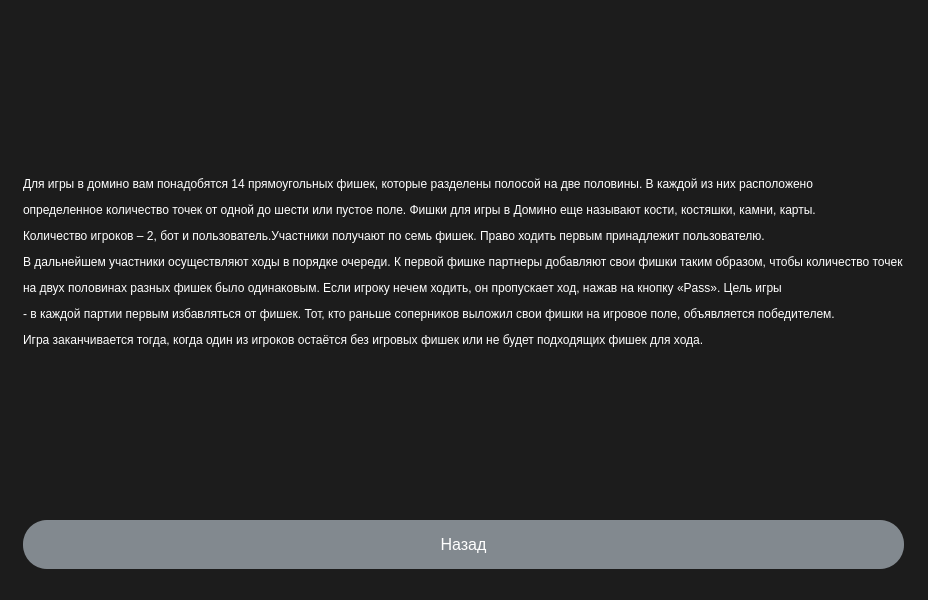
<?xml version="1.0" encoding="UTF-8"?>
<ui version="4.0">
 <class>MainWindow</class>
 <widget class="QMainWindow" name="MainWindow">
  <property name="geometry">
   <rect>
    <x>0</x>
    <y>0</y>
    <width>928</width>
    <height>600</height>
   </rect>
  </property>
  <property name="sizePolicy">
   <sizepolicy hsizetype="Fixed" vsizetype="Fixed">
    <horstretch>0</horstretch>
    <verstretch>0</verstretch>
   </sizepolicy>
  </property>
  <property name="minimumSize">
   <size>
    <width>0</width>
    <height>0</height>
   </size>
  </property>
  <property name="windowTitle">
   <string>MainWindow</string>
  </property>
  <property name="styleSheet">
   <string notr="true">background-color: #1c1c1c;
</string>
  </property>
  <widget class="QWidget" name="centralwidget">
   <layout class="QGridLayout" name="gridLayout">
    <item row="0" column="1">
     <spacer name="verticalSpacer">
      <property name="orientation">
       <enum>Qt::Vertical</enum>
      </property>
      <property name="sizeHint" stdset="0">
       <size>
        <width>20</width>
        <height>40</height>
       </size>
      </property>
     </spacer>
    </item>
    <item row="3" column="0">
     <spacer name="horizontalSpacer">
      <property name="orientation">
       <enum>Qt::Horizontal</enum>
      </property>
      <property name="sizeHint" stdset="0">
       <size>
        <width>40</width>
        <height>20</height>
       </size>
      </property>
     </spacer>
    </item>
    <item row="3" column="3">
     <spacer name="horizontalSpacer_2">
      <property name="orientation">
       <enum>Qt::Horizontal</enum>
      </property>
      <property name="sizeHint" stdset="0">
       <size>
        <width>40</width>
        <height>20</height>
       </size>
      </property>
     </spacer>
    </item>
    <item row="4" column="1">
     <spacer name="verticalSpacer_2">
      <property name="orientation">
       <enum>Qt::Vertical</enum>
      </property>
      <property name="sizeHint" stdset="0">
       <size>
        <width>20</width>
        <height>40</height>
       </size>
      </property>
     </spacer>
    </item>
    <item row="3" column="1">
     <layout class="QGridLayout" name="gridLayout_2">
      <item row="0" column="0">
       <widget class="QLabel" name="label">
        <property name="sizePolicy">
         <sizepolicy hsizetype="Fixed" vsizetype="Fixed">
          <horstretch>0</horstretch>
          <verstretch>0</verstretch>
         </sizepolicy>
        </property>
        <property name="text">
         <string>&lt;html&gt;&lt;head/&gt;&lt;body&gt;&lt;p&gt;&lt;span style=&quot; color:#ffffff;&quot;&gt;Для игры в домино вам понадобятся 14 прямоугольных фишек, которые разделены полосой на две половины. В каждой из них расположено&lt;/span&gt;&lt;/p&gt;&lt;p&gt;&lt;span style=&quot; color:#ffffff;&quot;&gt;определенное количество точек от одной до шести или пустое поле. Фишки для игры в Домино еще называют кости, костяшки, камни, карты.&lt;/span&gt;&lt;/p&gt;&lt;p&gt;&lt;span style=&quot; color:#ffffff;&quot;&gt;Количество игроков – 2, бот и пользователь.Участники получают по семь фишек. Право ходить первым принадлежит пользователю.&lt;/span&gt;&lt;/p&gt;&lt;p&gt;&lt;span style=&quot; color:#ffffff;&quot;&gt;В дальнейшем участники осуществляют ходы в порядке очереди. К первой фишке партнеры добавляют свои фишки таким образом, чтобы количество точек&lt;/span&gt;&lt;/p&gt;&lt;p&gt;&lt;span style=&quot; color:#ffffff;&quot;&gt;на двух половинах разных фишек было одинаковым. Если игроку нечем ходить, он пропускает ход, нажав на кнопку «Pass». Цель игры&lt;/span&gt;&lt;/p&gt;&lt;p&gt;&lt;span style=&quot; color:#ffffff;&quot;&gt;- в каждой партии первым избавляться от фишек. Тот, кто раньше соперников выложил свои фишки на игровое поле, объявляется победителем. &lt;/span&gt;&lt;/p&gt;&lt;p&gt;&lt;span style=&quot; color:#ffffff;&quot;&gt;Игра заканчивается тогда, когда один из игроков остаётся без игровых фишек или не будет подходящих фишек для хода. &lt;/span&gt;&lt;/p&gt;&lt;/body&gt;&lt;/html&gt;</string>
        </property>
       </widget>
      </item>
     </layout>
    </item>
    <item row="5" column="1">
     <layout class="QGridLayout" name="gridLayout_4">
      <item row="0" column="0">
       <widget class="QPushButton" name="btn_back">
        <property name="styleSheet">
         <string notr="true">QPushButton{
background-color: #82898F;
    border: none;
    color: white;
    padding: 15px 32px;
    text-align: center;
    text-decoration: none;
    display: inline-block;
    font-size: 16px;
    border-radius: 24px;
}
QPushButton:hover{
color: white;
background-color:#2D572C;
}

QPushButton:pressed{
color:#2f6a31;
}</string>
        </property>
        <property name="text">
         <string>Назад</string>
        </property>
       </widget>
      </item>
     </layout>
    </item>
    <item row="5" column="0">
     <spacer name="horizontalSpacer_3">
      <property name="orientation">
       <enum>Qt::Horizontal</enum>
      </property>
      <property name="sizeHint" stdset="0">
       <size>
        <width>40</width>
        <height>20</height>
       </size>
      </property>
     </spacer>
    </item>
    <item row="5" column="3">
     <spacer name="horizontalSpacer_4">
      <property name="orientation">
       <enum>Qt::Horizontal</enum>
      </property>
      <property name="sizeHint" stdset="0">
       <size>
        <width>40</width>
        <height>20</height>
       </size>
      </property>
     </spacer>
    </item>
   </layout>
  </widget>
  <widget class="QMenuBar" name="menubar">
   <property name="geometry">
    <rect>
     <x>0</x>
     <y>0</y>
     <width>928</width>
     <height>21</height>
    </rect>
   </property>
  </widget>
  <widget class="QStatusBar" name="statusbar"/>
 </widget>
 <resources/>
 <connections/>
</ui>
